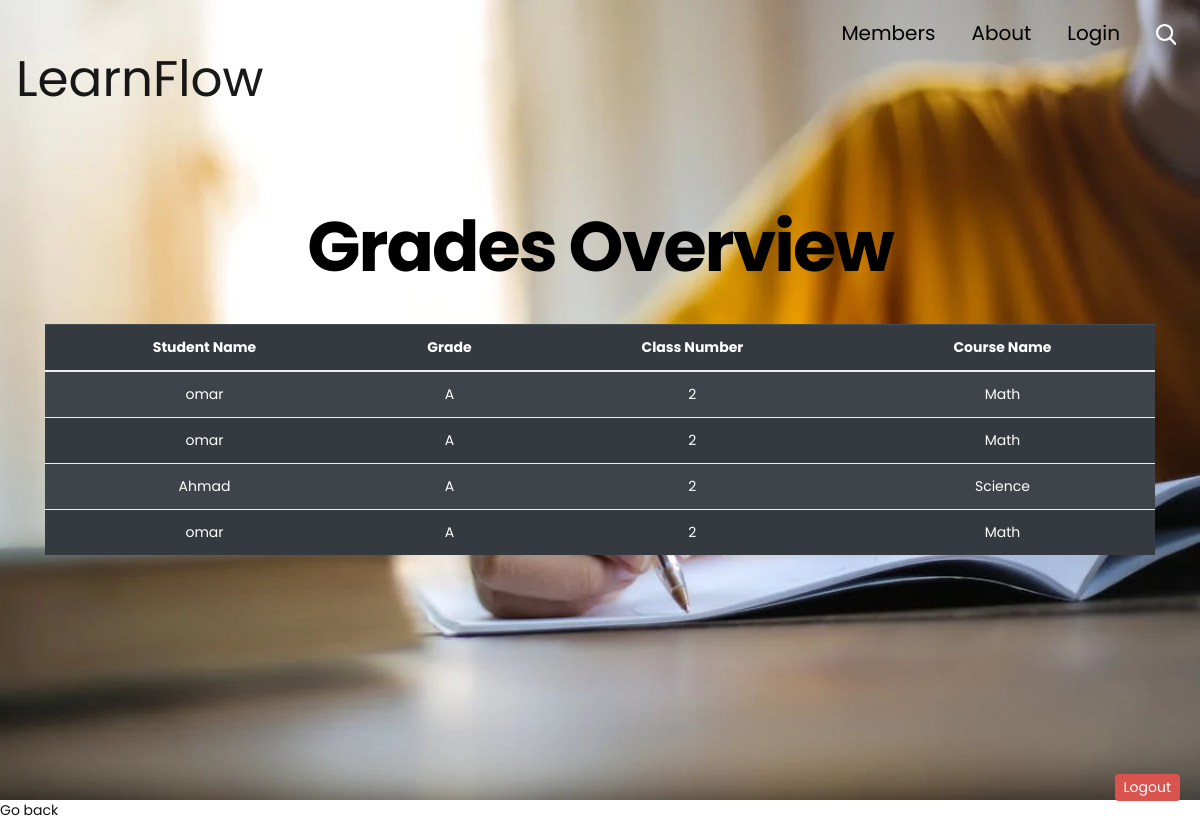
The app's page /grade/6 with its own data.
### learnflowapp/models.py (models this page shows, shortened)
class Grade(models.Model):
    course = models.ForeignKey(Course, on_delete=models.CASCADE, related_name='grades')
    student = models.ForeignKey(User, on_delete=models.CASCADE, related_name='grades')
    student_name=models.CharField(max_length=255)
    grade = models.CharField(max_length=2)
    class_number = models.IntegerField()

class Course(models.Model):
    name = models.CharField(max_length=255)
    description = models.TextField()
    class_number = models.IntegerField()
    file = models.FileField(upload_to='materials/')
    teacher = models.ForeignKey(User, on_delete=models.CASCADE, related_name='courses')
    created_at = models.DateTimeField(auto_now_add=True)
    updated_at = models.DateTimeField(auto_now=True)

### learnflowapp/views.py (the view)
# urls.py: path('grade/<int:co_id>', views.getGradeId, name='getGradeId'),
def getGradeId(request, co_id):
    context = {
        "course" : models.Course.objects.get(id=co_id),
        'grades':models.all_grades(),
    }
    return render( request,'grades.html',context)

### learnflowapp/models.py (called while the page is built)
def all_grades():
    return Grade.objects.all()

### learnflowapp/templates/grades.html (shortened to what this page needs)
<!DOCTYPE html>
<head>
    <html lang="en">
    {% load static %}
    <link rel="stylesheet" href="https://cdnjs.cloudflare.com/ajax/libs/font-awesome/6.0.0-beta3/css/all.min.css">
    <link rel="stylesheet" href="https://stackpath.bootstrapcdn.com/bootstrap/4.5.2/css/bootstrap.min.css">
    <link href="{% static 'css/bootstrap.css' %}" rel="stylesheet">
    <link href="{% static 'css/font-awesome.min.css' %}" rel="stylesheet">
    <link href="{% static 'css/animate.css' %}" rel="stylesheet">
    <link href="{% static 'style.css' %}" rel="stylesheet">
    <link href="{% static 'css/responsive.css' %}" rel="stylesheet">
    <link href="{% static 'css/colors.css' %}" rel="stylesheet">
    <link href="{% static 'css/ekko-lightbox.css' %}" rel="stylesheet">
</head>
<body id="home_page" class="home_page">
    <header class="header">
        <nav class="navbar navbar-expand-lg navbar-light">
            <div class="container">
                <a class="navbar-brand" href="#" id="learn">LearnFlow</a>
                <div class="collapse navbar-collapse" id="cloapediamenu">
                    <ul class="navbar-nav ml-auto">
                        <li class="nav-item">
                            <a class="nav-link" href="about.html" style="color: black;">Members</a>
                        </li>
                        <li class="nav-item">
                            <a class="nav-link" href="about.html" style="color: black;">About</a>
                        </li>
                        <li class="nav-item">
                            <a class="nav-link" href="#" data-toggle="modal" data-target="#authModal"
                                style="color: black;">Login</a>
                        </li>
                        <li class="nav-item">
                            <a class="nav-link" href="#"><img src="{% static 'images/search_icon.png' %}" alt="#" /></a>
                        </li>
                    </ul>
                </div>
            </div>
        </nav>
    </header>
    <section class="main_full banner_section_top">
        <div class="container-fluid">
            <div class="row">
                <div class="full">
                    <div class="slider_banner">
                        <div class="slide_cont">
                            <div class="popular_courses plus_padding">
                                <div class="container">
                                    <div class="row">
                                        <div class="col-xl-12">
                                            <div class="bradcam_area breadcam_bg overlay2">
                                                <h3 style="color: black;">Grades Overview</h3>
                                            </div>
                                            <div class="popular_courses plus_padding">
                                                <div class="container">
                                                    <div class="row">
                                                        <div class="col-xl-12">
                                                            <div class="section_title text-center mb-100">
                                                                <table class="table table-dark table-striped">
                                                                    <thead>
                                                                        <tr>
                                                                            <th class="text-center" scope="col">Student
                                                                                Name</th>
                                                                            <th class="text-center" scope="col">Grade
                                                                            </th>
                                                                            <th class="text-center" scope="col">Class
                                                                                Number</th>
                                                                                <th class="text-center" scope="col">Course Name</th>
                                                                        </tr>
                                                                    </thead>
                                                                    <tbody>
                                                                        {% for grade in grades %}
                                                                        <tr>
                                                                            <td>{{ grade.student_name }}</td>
                                                                            <td>{{ grade.grade }}</td>
                                                                            <td>{{ grade.class_number }}</td>
                                                                            <td>{{ grade.course.name }}</td>
                                                                        </tr>
                                                                        {% endfor %}
                                                                    </tbody>
                                                                </table>
                                                            </div>
                                                        </div>
                                                    </div>
                                                </div>
                                            </div>
                                        </div>
                                    </div>
                                </div>
                            </div>
                        </div>
                    </div>
                </div>
            </div>
        </div>
    </section>
    <a href="/logout" id="logoutButton" class="btn btn-danger btn-sm">
        Logout
    </a>
    <a href="/courses"> Go back</a>
</body>
</html>

### learnflowapp/templates/grades.html (style rules this page uses)
.slider_banner { position: relative; width: 100%; height: 100vh; overflow: hidden; }
.slide_cont { position: absolute; top: 50%; left: 50%; transform: translate(-50%, -50%); }
body { margin: 0; padding: 0; }
.navbar { display: flex; justify-content: space-between; align-items: center; }
.navbar-brand { margin: 0; font-size: 24px; }
.navbar-nav { display: flex; align-items: center; }
.navbar-nav .nav-item { margin-left: 20px; }
.nav-link img { width: 20px; height: auto; }
#logoutButton { position: fixed; bottom: 20px; right: 20px; animation: fadeInUp 1s; z-index: 1000; }

### records on screen
Grade: student_name "omar", grade "A", class_number "2", course.name "Math"
Grade: student_name "omar", grade "A", class_number "2", course.name "Math"
Grade: student_name "Ahmad", grade "A", class_number "2", course.name "Science"
Grade: student_name "omar", grade "A", class_number "2", course.name "Math"
